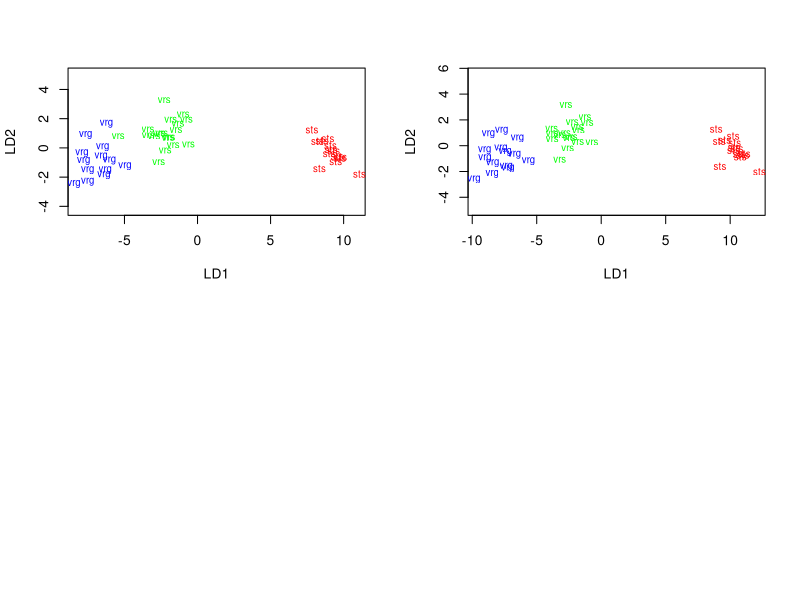

R code for this plot:
# Read data
data(iris)
irisData <- iris

X <- iris[, 1:4]
y <- iris[, 5]

set.seed(123)
# Calculate random indexes and split into two groups. Train data will include 70% of data
train_index <- sample(1:nrow(X), size = nrow(X)*0.7, replace = FALSE)
X_train <- X[train_index, ]
X_test <- X[-train_index, ]
y_train <- y[train_index]
y_test <- y[-train_index]

# Train the model
require(MASS)
model <- lda(Species ~ ., data = data.frame(X_train, Species = y_train))

# Test the model
y_pred <- predict(model, newdata = X_test)

# Get model accuracy
mean(y_pred$class == y_test)

# Draw it
par(mfrow = c(2, 2))

original <- cbind(X_test, y_test)
colnames(original) <- c(colnames(X_test), "Species")
# New model just for drawing the plot
model1 <- lda(Species ~ ., data = data.frame(X_test, Species = y_test))
color <- rep("green",nrow(original))
color[original$Species == "setosa"] <- "red"
color[original$Species == "virginica"] <- "blue"
plot(model1, dimen=2, col=color, abbrev=3)

prediction <- cbind(X_test, y_pred$class)
colnames(prediction) <- c(colnames(X_test), "Species")
newY <- prediction[, 5]
# New model just for drawing the plot
model2 <- lda(Species ~ ., data = data.frame(X_test, Species = newY))
color <- rep("green",nrow(prediction))
color[prediction$Species == "setosa"] <- "red"
color[prediction$Species == "virginica"] <- "blue"
plot(model2, dimen=2, col=color, abbrev=3)
